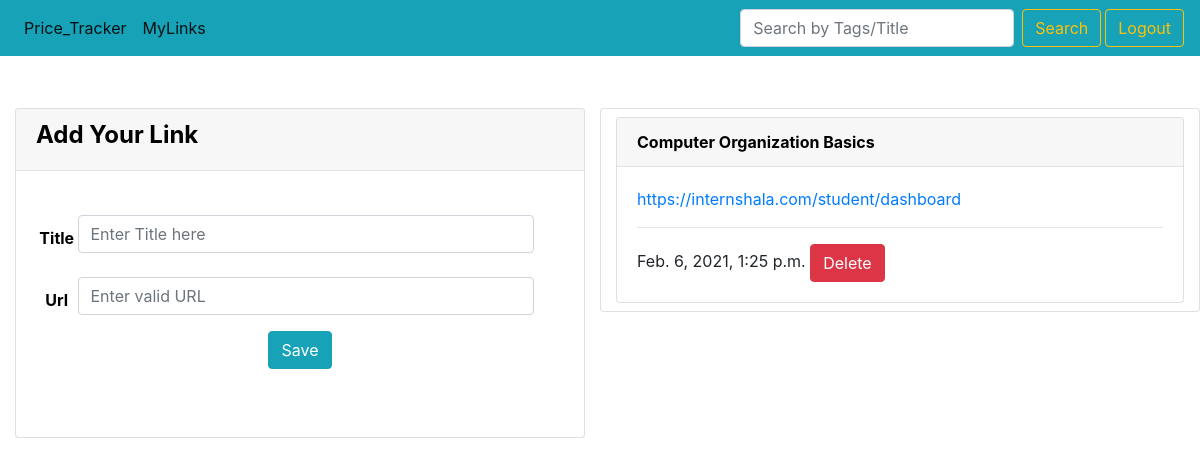
The app's page / (signed in), older data.
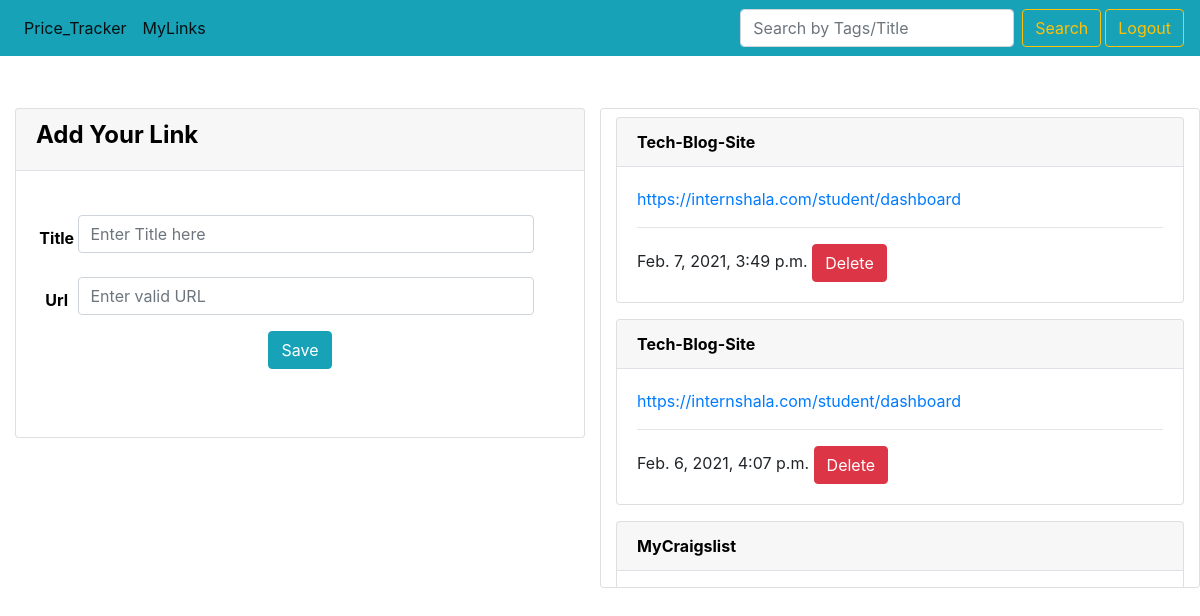
The same page, newer data.
### myapp/models.py (models this page shows, shortened)
class Links(models.Model):
    user = models.ForeignKey(User,on_delete=models.CASCADE,related_name="Link")
    title = models.CharField(max_length=300)
    url = models.URLField(max_length=500)
    created_date = models.DateTimeField(auto_now_add=True)

### myapp/views.py (the view)
# urls.py: path('',mylink,name="MyLink"),
@login_required(login_url="Login")
def mylink(request):
    user = request.user
    form = LinkForm()
    return render(request,"myapp/mylink.html",{'form':form})

### myapp/forms.py
class LinkForm(forms.ModelForm):
    def __init__(self, *args, **kwargs):
        super().__init__(*args, **kwargs)
        for field in self.Meta.required:
            self.fields[field].required = True
    class Meta:
        model = Links
        fields = ["title","url"]
        widgets = {
            'title':forms.TextInput(attrs={'class':"form-control my-2 w-100 col-sm-11 col-md-11 col-12",'placeholder': 'Enter Title here'}),
            'url':forms.URLInput(attrs={'class':"form-control my-2 w-100 col-sm-11 col-md-11 col-12",'placeholder': 'Enter valid URL'}),
        }
        required = ("title","url")

### templates/myapp/mylink.html (shortened to what this page needs)
{% extends 'base.html' %}
{% block content %}
<div class="row mt-5">
    <div class="col-lg-6 my-1">
        <div class="card m-0">
            <div class="card-header border-bottom border-default">
                <div class="row">
                    <div class="col-xl-12 col-md-12 col-sm-12 col-12">
                        <h4 style="color:black;"><b>Add Your Link</b></h4>
                    </div>
                </div>
            </div>
            <div class="card-body ">
                <div class="row">
                    <div class="col-lg-12 col-md-12 cms-search">
                        <form class="form-inline mt-2 mb-5" method="POST" id="myform">
                            {% for field in form %}
                            <div class="col-lg-12 col-md-12 col-12 mt-2 row">
                                <label class="control-label col-sm-1 col-md-1 col-12 mt-2"
                                    style="color:black;"><b>{{field.label}}</b></label>
                                {{field}}
                            </div>
                            {% endfor %}
                            <div class="col-lg-12 col-md-12 mt-2 col-12 d-flex justify-content-center">
                                <input type="submit" class="btn btn-info" value="Save" />
                            </div>
                        </form>
                    </div>
                </div>
            </div>
        </div>
    </div>
    <div class="col-lg-6 card my-1 h-100" style="overflow-y: auto; max-height:30rem;" id="My_Links">
        {% for link in request.user.Link.all reversed %}
        <div class="card my-2">
            <div class="card-header border-bottom border-default">
                <div class="row">
                    <div class="col-xl-12 col-md-12 col-sm-12 col-12">
                        <b style="color:black;">{{link.title}}</b>
                    </div>
                </div>
            </div>
            <div class="card-body ">
                <a href="{{link.url}}">{{link.url}}</a>
                <hr>
                {{link.created_date}}
                <a class="btn btn-danger" href="{% url 'Delete_Link' link.id %}">Delete</a>
            </div>
        </div>
        {% endfor %}
    </div>
</div>
{% endblock content %}

Row changes from the older to the newer data that the page shows:
no longer on this page (row unchanged): Links: title "Computer Organization Basics", url "https://internshala.com/student/dashboard", created_date "Feb. 6, 2021, 1:25 p.m."
added Links: title "Tech-Blog-Site", url "https://internshala.com/student/dashboard", created_date "Feb. 7, 2021, 3:49 p.m."
added Links: title "Tech-Blog-Site", url "https://internshala.com/student/dashboard", created_date "Feb. 6, 2021, 4:07 p.m."
added Links: title "MyCraigslist"
